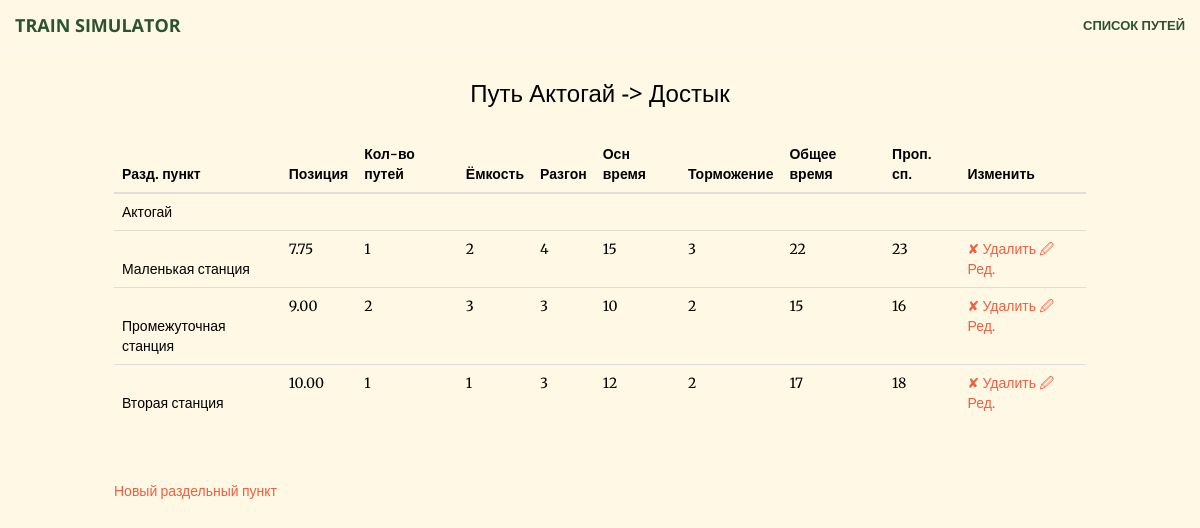
The app's page /track/1 with its own data.
### tutu/models.py (models this page shows, shortened)
class Track(models.Model):
    length = models.DecimalField(default=1000, max_digits=7, decimal_places=2) #in meters
    name = models.TextField(default="Старт-Финиш")
    start_name = models.TextField(default="Старт")

class Switch(models.Model):
    track = models.ForeignKey(Track, on_delete=models.CASCADE)
    position = models.DecimalField(max_digits=7, decimal_places=2)
    name = models.TextField()
    number_of_tracks = models.IntegerField(default=1)
    trains_fit = models.IntegerField(default=1)
    is_start = models.BooleanField(default=False)
    is_end = models.BooleanField(default=False)
    mins_acc = models.IntegerField()
    mins_brk = models.IntegerField()
    mins_main = models.IntegerField()
    class Meta:
        ordering = ["position"]
        verbose_name_plural = "switches"

### tutu/views.py (the view)
# urls.py: url(r'^track/(?P<track_id>[0-9]*)$', views.show_track, name="show_track"),
@csrf_exempt
def show_track(request, track_id):
    try:
        track = Track.objects.get(pk=int(track_id))
        switches_orig = Switch.objects.filter(track_id=track_id)
    except:
        return render(request, "error.html")
    switches = []
    for switch in switches_orig:
        new_sw = {"switch": switch, "sum": switch.mins_acc + switch.mins_brk + switch.mins_main}
        new_sw["capacity"] = new_sw["sum"] + 1
        switches.append(new_sw)
    context = {"track": track, "switches": switches}
    return render(request, "show_track.html", context)

### templates/show_track.html (shortened to what this page needs)
<!DOCTYPE html>
<html lang="en">
{% load static %}
<head>
    <link href="{% static "vendor/bootstrap/css/bootstrap.min.css" %}" rel="stylesheet">
    <link href="{% static "vendor/font-awesome/css/font-awesome.min.css" %}" rel="stylesheet" type="text/css">
    <link href="{% static "vendor/magnific-popup/magnific-popup.css" %}" rel="stylesheet">
    <link href="{% static "css/creative.min.css" %}" rel="stylesheet">
</head>
<body id="page-top" style="background: #fff8e5; color: black;">
<nav id="mainNav" class="navbar navbar-default navbar-fixed-top" style="color: black">
    <div class="container-fluid">
        <div class="navbar-header">
            <a class="navbar-brand page-scroll" href="#page-top" style="color: #2b542c;">Train Simulator</a>
        </div>
        <div class="collapse navbar-collapse" id="bs-example-navbar-collapse-1">
            <ul class="nav navbar-nav navbar-right">
                <li>
                    <a class="page-scroll" href="{% url "index" %}" style="color: #2b542c;">Список путей</a>
                </li>
            </ul>
        </div>
    </div>
</nav>
<div style="padding: 5%">
    <h3 style="text-align: center">Путь {{ track.name }}</h3>
    <table width="100%" style="margin-top: 30px; margin-left: 5%; width: 90%" class="table">
        <thead>
        <tr>
            <th>Разд. пункт</th>
            <th>Позиция</th>
            <th>Кол-во путей</th>
            <th>Ёмкость</th>
            <th>Разгон</th>
            <th>Осн время</th>
            <th>Торможение</th>
            <th>Общее время</th>
            <th>Проп. сп.</th>
            <th>Изменить</th>
        </tr>
        </thead>
        <tr>
            <td>
                {{ track.start_name }}
            </td>
        </tr>
        {% for switch in switches %}
            <tr>
                <td>
                    <br>{{ switch.switch.name }}
                </td>
                <td>
                    {{ switch.switch.position }}
                </td>
                <td>
                    {{ switch.switch.number_of_tracks }}
                </td>
                <td>
                    {{ switch.switch.trains_fit }}
                </td>
                <td>
                    {{ switch.switch.mins_acc }}
                </td>
                <td>
                    {{ switch.switch.mins_main }}
                </td>
                <td>
                    {{ switch.switch.mins_brk }}
                </td>
                <td>
                    {{ switch.sum }}
                </td>
                <td>
                    {{ switch.capacity }}
                </td>
                <td><a data-toggle="modal" href="{% url "delete_switch" track.id switch.switch.id %}" data-target="#myModal">✘
                    Удалить</a>  <a data-toggle="modal" href="{% url "edit_switch" track.id switch.switch.id %}" data-target="#myModal">🖉
                    Ред.</a>
                </td>
            </tr>
        {% endfor %}
    </table>
    <br><br>
    <div style="margin-left: 5%; margin-bottom: 40px">
        <a data-toggle="modal" href="{% url "new_switch" track.id %}" data-target="#myModal">Новый раздельный пункт</a>
    </div>
</div>
</body>
</html>

### records on screen
Track: name "Актогай -> Достык", start_name "Актогай"
Switch: switch.name "Маленькая станция", switch.position "7.75", switch.number_of_tracks "1", switch.trains_fit "2", switch.mins_acc "4", switch.mins_main "15", switch.mins_brk "3", sum "22", capacity "23"
Switch: switch.name "Промежуточная станция", switch.position "9.00", switch.number_of_tracks "2", switch.trains_fit "3", switch.mins_acc "3", switch.mins_main "10", switch.mins_brk "2", sum "15", capacity "16"
Switch: switch.name "Вторая станция", switch.position "10.00", switch.number_of_tracks "1", switch.trains_fit "1", switch.mins_acc "3", switch.mins_main "12", switch.mins_brk "2", sum "17", capacity "18"
